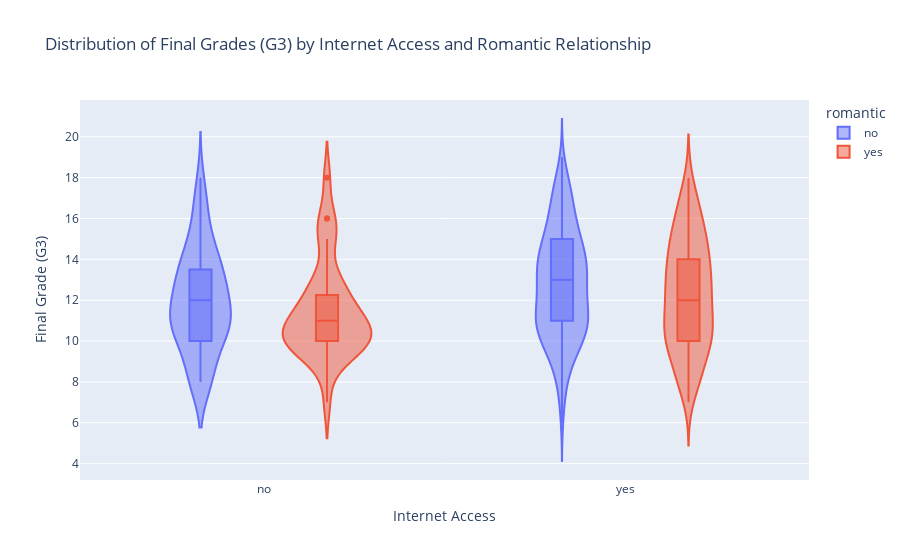

The notebook cell this image was saved under:
### Code cell
fig1 = px.violin(df, x='internet', y='G3', color='romantic', box=True,
                 title='Distribution of Final Grades (G3) by Internet Access and Romantic Relationship',
                 labels={'internet': 'Internet Access', 'G3': 'Final Grade (G3)'})
fig1.show()

### Figure 1 — Plotly figure (JSON) as saved in the notebook; plotly's stock layout.template omitted (floating-point values rounded to 4 significant figures; data arrays with more than 128 entries replaced by an {"elided": "..."} marker saying what was removed)
{"data": [{"alignmentgroup": "True", "box": {"visible": true}, "hovertemplate": "romantic=no<br>Internet Access=%{x}<br>Final Grade (G3)=%{y}<extra></extra>", "legendgroup": "no", "marker": {"color": "#636efa"}, "name": "no", "offsetgroup": "no", "orientation": "v", "scalegroup": "True", "showlegend": true, "type": "violin", "x": {"elided": "297 str values"}, "x0": " ", "xaxis": "x", "y": {"elided": "297 int values"}, "y0": " ", "yaxis": "y"}, {"alignmentgroup": "True", "box": {"visible": true}, "hovertemplate": "romantic=yes<br>Internet Access=%{x}<br>Final Grade (G3)=%{y}<extra></extra>", "legendgroup": "yes", "marker": {"color": "#EF553B"}, "name": "yes", "offsetgroup": "yes", "orientation": "v", "scalegroup": "True", "showlegend": true, "type": "violin", "x": {"elided": "168 str values"}, "x0": " ", "xaxis": "x", "y": {"elided": "168 int values"}, "y0": " ", "yaxis": "y"}], "layout": {"legend": {"title": {"text": "romantic"}, "tracegroupgap": 0}, "title": {"text": "Distribution of Final Grades (G3) by Internet Access and Romantic Relationship"}, "violinmode": "group", "xaxis": {"anchor": "y", "domain": [0, 1], "title": {"text": "Internet Access"}}, "yaxis": {"anchor": "x", "domain": [0, 1], "title": {"text": "Final Grade (G3)"}}}}
